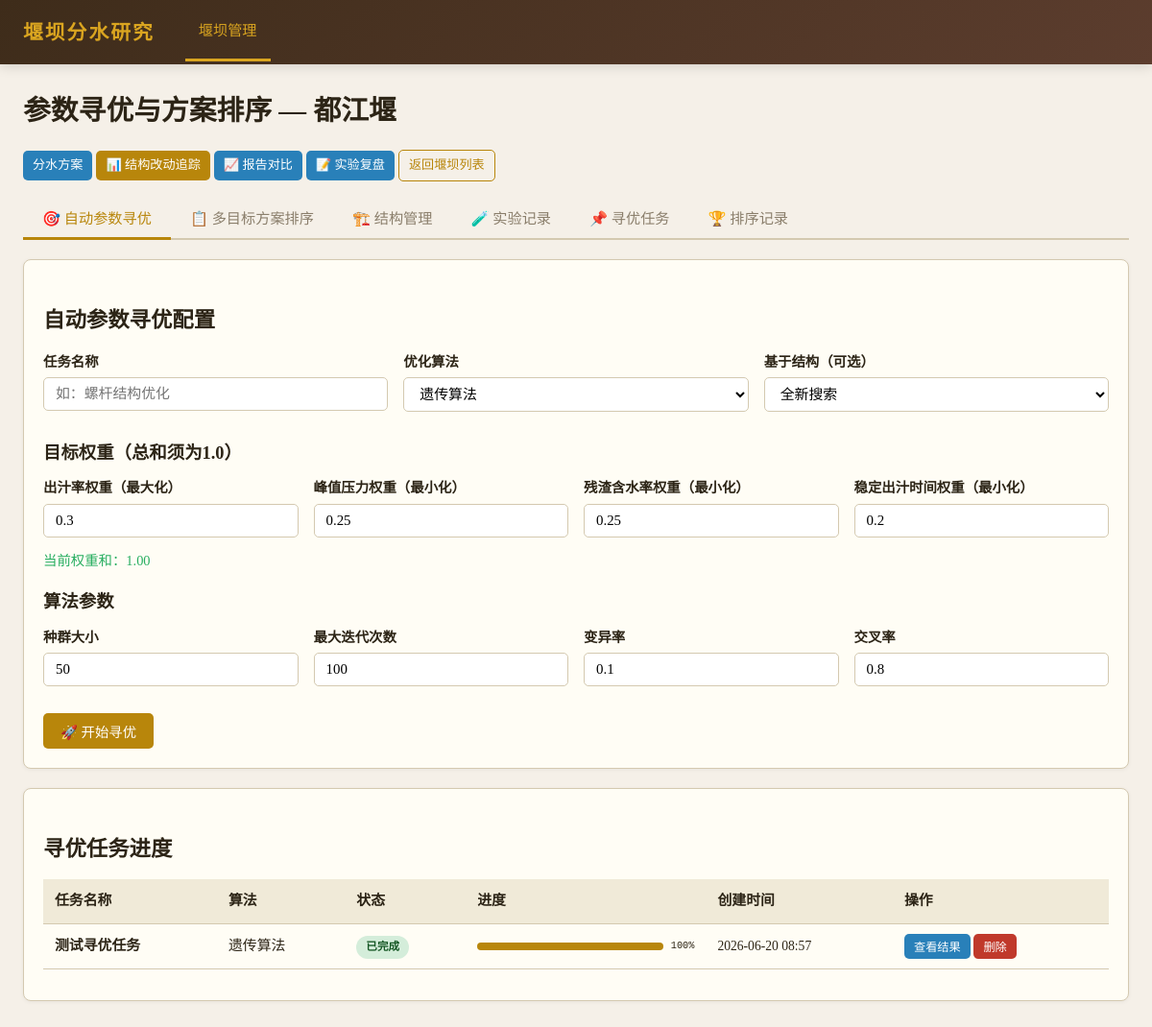
Page /weirs/1/optimization on the committed database.
### tables this page shows
CREATE TABLE weirs (
            id INTEGER PRIMARY KEY AUTOINCREMENT,
            name TEXT NOT NULL,
            location TEXT DEFAULT '',
            description TEXT DEFAULT ''
        );

CREATE TABLE optimization_tasks (
            id INTEGER PRIMARY KEY AUTOINCREMENT,
            weir_id INTEGER NOT NULL,
            name TEXT NOT NULL,
            status TEXT DEFAULT 'pending',
            algorithm TEXT DEFAULT 'genetic',
            target_juice_yield_weight REAL DEFAULT 0.3,
            target_peak_pressure_weight REAL DEFAULT 0.25,
            target_residue_moisture_weight REAL DEFAULT 0.25,
            target_steady_time_weight REAL DEFAULT 0.2,
            param_ranges TEXT DEFAULT '',
            population_size INTEGER DEFAULT 50,
            max_iterations INTEGER DEFAULT 100,
            mutation_rate REAL DEFAULT 0.1,
            crossover_rate REAL DEFAULT 0.8,
            best_solution_id INTEGER,
            progress INTEGER DEFAULT 0,
            started_at TIMESTAMP,
            completed_at TIMESTAMP,
            error_message TEXT DEFAULT '',
            created_at TIMESTAMP DEFAULT CURRENT_TIMESTAMP,
            FOREIGN KEY (weir_id) REFERENCES weirs(id) ON DELETE CASCADE,
            FOREIGN KEY (best_solution_id) REFERENCES press_structures(id) ON DELETE SET NULL
        );

### app/routers/optimization.py (the view)
@router.get("/weirs/{weir_id}/optimization", response_class=HTMLResponse)
def optimization_page(request: Request, weir_id: int):
    db = get_db()
    weir = db.execute("SELECT * FROM weirs WHERE id = ?", (weir_id,)).fetchone()
    if not weir:
        db.close()
        raise HTTPException(status_code=404, detail="堰坝不存在")
    structures = db.execute(
        "SELECT * FROM press_structures WHERE weir_id = ? ORDER BY id DESC",
        (weir_id,),
    ).fetchall()
    experiments = db.execute(
        "SELECT * FROM press_experiments WHERE weir_id = ? ORDER BY id DESC",
        (weir_id,),
    ).fetchall()
    tasks = db.execute(
        "SELECT * FROM optimization_tasks WHERE weir_id = ? ORDER BY id DESC",
        (weir_id,),
    ).fetchall()
    rankings = db.execute(
        "SELECT * FROM scheme_rankings WHERE weir_id = ? ORDER BY id DESC",
        (weir_id,),
    ).fetchall()
    db.close()
    return getattr(request.app.state, "templates", None).TemplateResponse(
        request,
        "optimization.html",
        {
            "weir": weir,
            "structures": [_get_structure_dict(s) for s in structures],
            "experiments": [_get_experiment_dict(e) for e in experiments],
            "tasks": [dict(t) for t in tasks],
            "rankings": [dict(r) for r in rankings],
            "algorithm_labels": OPTIMIZATION_ALGORITHM_LABELS,
            "ranking_method_labels": RANKING_METHOD_LABELS,
            "structure_type_labels": STRUCTURE_TYPE_LABELS,
            "metric_labels": METRIC_LABELS,
            "metric_units": METRIC_UNITS,
            "default_param_ranges": DEFAULT_PARAM_RANGES,
        },
    )

### app/templates/optimization.html (shortened to what this page needs)
{% extends "base.html" %}
{% block nav_weirs %}class="active"{% endblock %}
{% block content %}
<h1>参数寻优与方案排序 — {{ weir.name }}</h1>
<p style="margin-bottom:16px">
    <a href="/weirs/{{ weir.id }}/schemes" class="btn btn-sm btn-info">分水方案</a>
    <a href="/weirs/{{ weir.id }}/tracking" class="btn btn-sm btn-primary">📊 结构改动追踪</a>
    <a href="/weirs/{{ weir.id }}/compare" class="btn btn-sm btn-info">📈 报告对比</a>
    <a href="/weirs/{{ weir.id }}/review" class="btn btn-sm btn-info">📝 实验复盘</a>
    <a href="/weirs" class="btn btn-sm btn-outline">返回堰坝列表</a>
</p>
<div class="tabs">
    <button class="tab-btn active" onclick="showTab('optimize')">🎯 自动参数寻优</button>
    <button class="tab-btn" onclick="showTab('rank')">📋 多目标方案排序</button>
    <button class="tab-btn" onclick="showTab('structures')">🏗️ 结构管理</button>
    <button class="tab-btn" onclick="showTab('experiments')">🧪 实验记录</button>
    <button class="tab-btn" onclick="showTab('tasks')">📌 寻优任务</button>
    <button class="tab-btn" onclick="showTab('rankings')">🏆 排序记录</button>
</div>
<div id="tab-optimize" class="tab-content">
    <div class="card">
        <h2>自动参数寻优配置</h2>
        <form method="post" action="/weirs/{{ weir.id }}/optimization/tasks" onsubmit="return validateWeights()">
            <div class="form-row">
                <div class="form-group">
                    <label>任务名称</label>
                    <input type="text" name="name" required placeholder="如：螺杆结构优化">
                </div>
                <div class="form-group">
                    <label>优化算法</label>
                    <select name="algorithm">
                        {% for key, label in algorithm_labels.items() %}
                        <option value="{{ key }}">{{ label }}</option>
                        {% endfor %}
                    </select>
                </div>
                <div class="form-group">
                    <label>基于结构（可选）</label>
                    <select name="base_structure_id">
                        <option value="">全新搜索</option>
                    </select>
                </div>
            </div>
            <h3 style="margin-top:16px">目标权重（总和须为1.0）</h3>
            <div class="form-row">
                <div class="form-group">
                    <label>出汁率权重（最大化）</label>
                    <input type="number" name="target_juice_yield_weight" step="0.05" min="0" max="1" value="0.3" class="weight-input">
                </div>
                <div class="form-group">
                    <label>峰值压力权重（最小化）</label>
                    <input type="number" name="target_peak_pressure_weight" step="0.05" min="0" max="1" value="0.25" class="weight-input">
                </div>
                <div class="form-group">
                    <label>残渣含水率权重（最小化）</label>
                    <input type="number" name="target_residue_moisture_weight" step="0.05" min="0" max="1" value="0.25" class="weight-input">
                </div>
                <div class="form-group">
                    <label>稳定出汁时间权重（最小化）</label>
                    <input type="number" name="target_steady_time_weight" step="0.05" min="0" max="1" value="0.2" class="weight-input">
                </div>
            </div>
            <p id="weightSum" style="color:var(--muted);font-size:0.9em">当前权重和：<span id="weightSumValue">1.0</span></p>
            <h3 style="margin-top:16px">算法参数</h3>
            <div class="form-row">
                <div class="form-group">
                    <label>种群大小</label>
                    <input type="number" name="population_size" min="10" max="500" value="50">
                </div>
                <div class="form-group">
                    <label>最大迭代次数</label>
                    <input type="number" name="max_iterations" min="10" max="1000" value="100">
                </div>
                <div class="form-group">
                    <label>变异率</label>
                    <input type="number" name="mutation_rate" step="0.01" min="0.01" max="0.5" value="0.1">
                </div>
                <div class="form-group">
                    <label>交叉率</label>
                    <input type="number" name="crossover_rate" step="0.01" min="0.1" max="1" value="0.8">
                </div>
            </div>
            <button type="submit" class="btn btn-primary" style="margin-top:16px">🚀 开始寻优</button>
        </form>
    </div>
    {% if tasks %}
    <div class="card">
        <h2>寻优任务进度</h2>
        <table>
            <thead><tr>
                <th>任务名称</th><th>算法</th><th>状态</th><th>进度</th><th>创建时间</th><th>操作</th>
            </tr></thead>
            <tbody>
                {% for t in tasks %}
                <tr id="task-row-{{ t.id }}">
                    <td><strong>{{ t.name }}</strong></td>
                    <td>{{ algorithm_labels.get(t.algorithm, t.algorithm) }}</td>
                    <td>
                        {% if t.status == 'pending' %}
                        <span class="badge badge-draft">等待中</span>
                        {% elif t.status == 'running' %}
                        <span class="badge badge-draft">运行中</span>
                        {% elif t.status == 'completed' %}
                        <span class="badge badge-published">已完成</span>
                        {% else %}
                        <span class="badge badge-draft" style="background:#fde8e8;color:var(--danger)">失败</span>
                        {% endif %}
                    </td>
                    <td>
                        <div style="display:flex;align-items:center;gap:8px">
                            <div class="progress-bar" style="flex:1;min-width:100px;margin:0">
                                <div class="fill" id="task-progress-{{ t.id }}" style="width:{{ t.progress or 0 }}%"></div>
                            </div>
                            <span style="font-family:monospace;font-size:0.85em">{{ t.progress or 0 }}%</span>
                        </div>
                    </td>
                    <td style="font-size:0.85em">{{ (t.created_at or '')[:16] }}</td>
                    <td>
                        {% if t.status == 'completed' %}
                        <button type="button" class="btn btn-sm btn-info" onclick="showTaskResults({{ t.id }})">查看结果</button>
                        {% elif t.status == 'running' %}
                        <button type="button" class="btn btn-sm btn-outline" onclick="refreshTaskStatus({{ t.id }})">刷新</button>
                        {% endif %}
                        <form method="post" action="/optimization/{{ t.id }}/delete" style="display:inline" onsubmit="return confirm('确认删除此任务及所有结果？')">
                            <button type="submit" class="btn btn-sm btn-danger">删除</button>
                        </form>
                    </td>
                </tr>
                {% endfor %}
            </tbody>
        </table>
    </div>
    {% endif %}
</div>
{% endblock %}

### app/templates/base.html (style rules this page uses)
:root { --bg: #f5f0e8; --fg: #2c2416; --muted: #8a7e6b; --accent: #b8860b; --accent-light: #daa520; --card: #fffdf5; --border: #d4c9b0; --danger: #c0392b; --success: #27ae60; --info: #2980b9; }
* { margin: 0; padding: 0; box-sizing: border-box; }
body { font-family: "Noto Serif SC", "Songti SC", Georgia, serif; background: var(--bg); color: var(--fg); line-height: 1.7; }
.progress-bar { width: 100%; height: 8px; background: #eee; border-radius: 4px; overflow: hidden; margin: 12px 0; }
.progress-bar .fill { height: 100%; background: var(--accent); width: 0%; transition: width 0.3s; }
h1 { font-size: 1.8em; margin-bottom: 16px; color: var(--fg); }
h2 { font-size: 1.4em; margin: 24px 0 12px; color: var(--fg); }
h3 { font-size: 1.15em; margin: 16px 0 8px; color: var(--fg); }
.card { background: var(--card); border: 1px solid var(--border); border-radius: 8px; padding: 20px; margin-bottom: 20px; box-shadow: 0 1px 4px rgba(0,0,0,0.06); }
table { width: 100%; border-collapse: collapse; margin: 12px 0; }
th, td { padding: 10px 12px; text-align: left; border-bottom: 1px solid var(--border); font-size: 0.93em; }
th { background: #f0ead8; font-weight: 600; color: var(--fg); }
.btn { display: inline-block; padding: 8px 18px; border: none; border-radius: 5px; font-size: 0.9em; cursor: pointer; text-decoration: none; transition: all 0.2s; font-family: inherit; }
.btn-primary { background: var(--accent); color: #fff; }
.btn-danger { background: var(--danger); color: #fff; }
.btn-info { background: var(--info); color: #fff; }
.btn-sm { padding: 4px 10px; font-size: 0.82em; }
.btn-outline { background: transparent; border: 1px solid var(--accent); color: var(--accent); }
form { display: inline; }
.form-group { margin-bottom: 12px; }
.form-group label { display: block; margin-bottom: 4px; font-weight: 600; font-size: 0.9em; color: var(--fg); }
.form-group input, .form-group select, .form-group textarea { width: 100%; max-width: 400px; padding: 8px 12px; border: 1px solid var(--border); border-radius: 5px; font-size: 0.93em; font-family: inherit; background: #fff; }
.form-row { display: flex; gap: 16px; flex-wrap: wrap; }
.form-row .form-group { flex: 1; min-width: 180px; }
.badge { display: inline-block; padding: 2px 10px; border-radius: 12px; font-size: 0.78em; font-weight: 600; }
.badge-published { background: #d4edda; color: #155724; }
.tabs { display: flex; gap: 0; margin-bottom: 20px; border-bottom: 2px solid var(--border); }
.tab-btn { padding: 10px 20px; border: none; background: transparent; cursor: pointer; font-size: 0.95em; font-family: inherit; color: var(--muted); border-bottom: 3px solid transparent; margin-bottom: -2px; transition: all 0.2s; }
.tab-btn.active, .tab-btn:hover { color: var(--accent); border-bottom-color: var(--accent); }

### rows in the picture
weirs: name "都江堰"
optimization_tasks: name "测试寻优任务", get "遗传算法", status "已完成", progress "100", created_at "2026-06-20 08:57"

### other values in the picture
form field algorithm "遗传算法"
